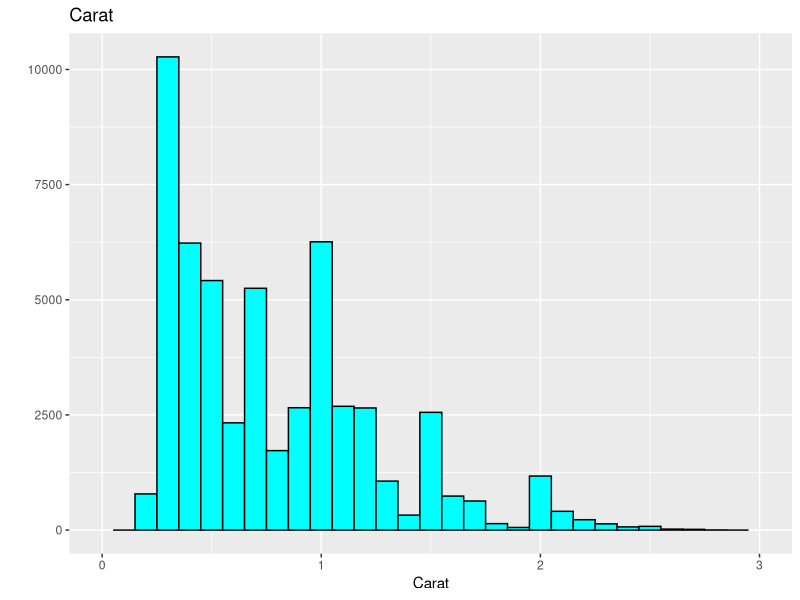
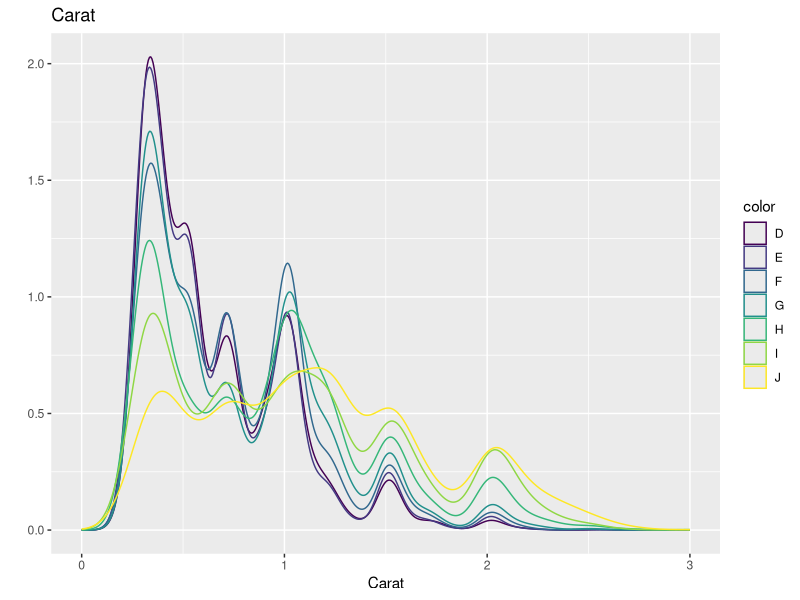
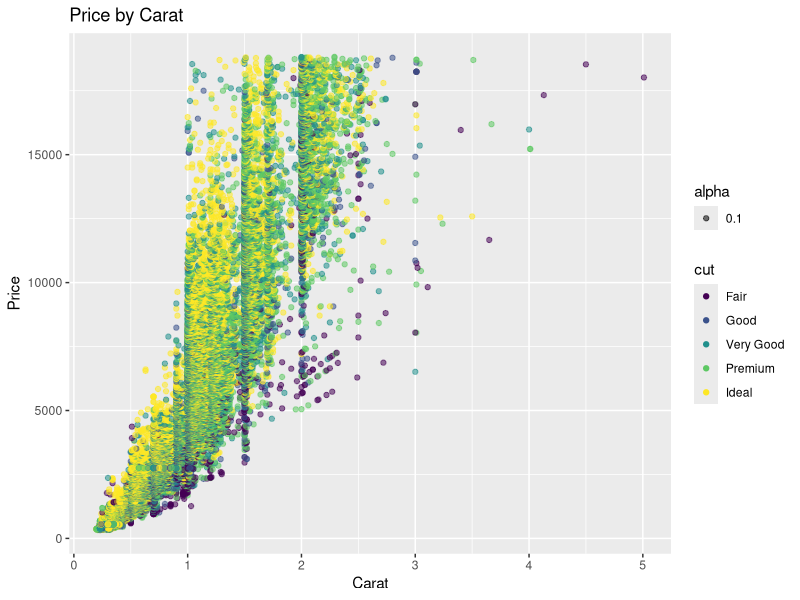
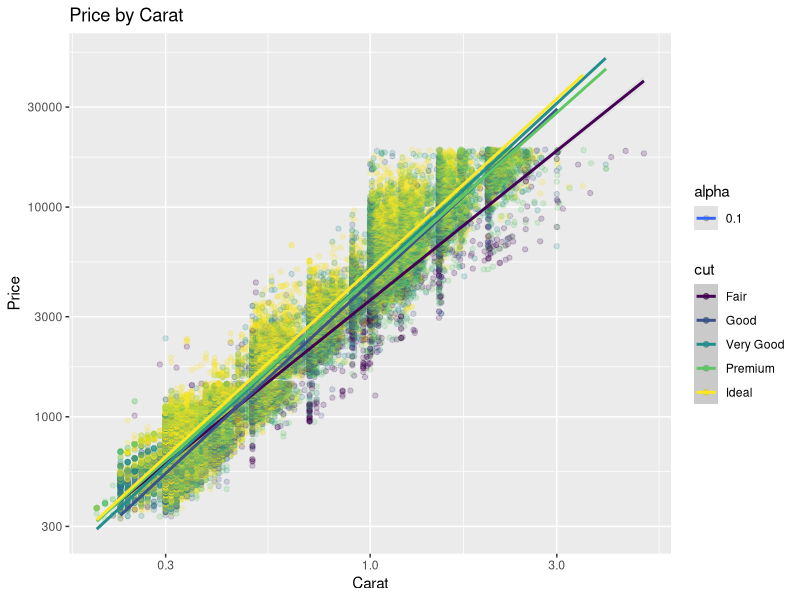

Here is the R script that generated these plots, in order:
## Homework 1

#1
library(tidyverse)
data(diamonds)

dsmall<- diamonds %>% sample_n(1000)

#2
qplot(diamonds$carat, geom= 'histogram', 
      binwidth=0.1, main= 'Carat', xlab= 'Carat', 
      fill= I('cyan'),color=I('black'), xlim=c(0,3))

#3
qplot(carat, data= diamonds, geom= 'density', 
      main= 'Carat', xlab= 'Carat', 
      color=color, xlim=c(0,3))

#4
qplot(carat, price, geom="point", data=diamonds, 
      main='Price by Carat', xlab='Carat', ylab='Price',
      color=cut, alpha=0.1)
## The trend of the scatter plot is that diamonds of a higher
  ##carat tend to be more expensive.

#5
qplot(carat, price, geom="point", data=diamonds, 
      main='Price by Carat', xlab='Carat', ylab='Price',
      color=cut, alpha='0.1') + scale_x_log10() + scale_y_log10() + 
      geom_jitter() + geom_smooth(method='lm')
## The trend is that there is a positive linear relationship between 
  ## the log of price and carat variables.
